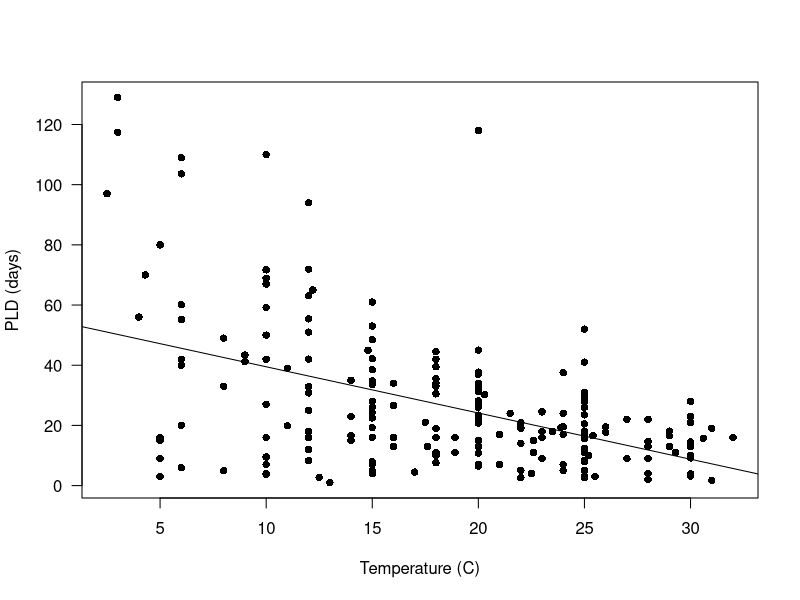
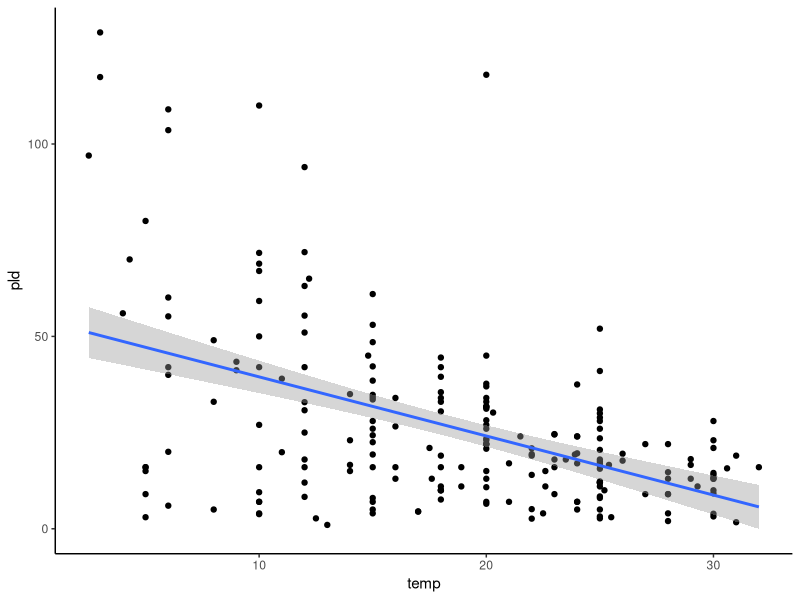
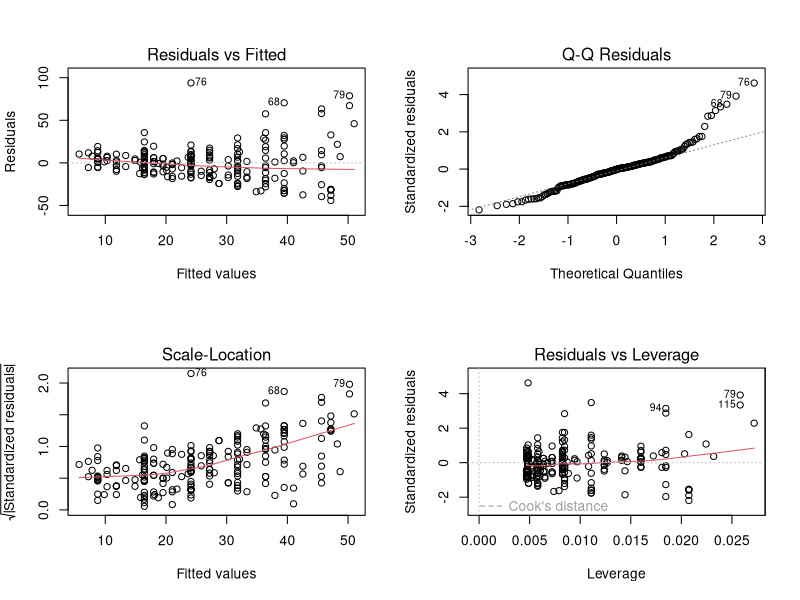
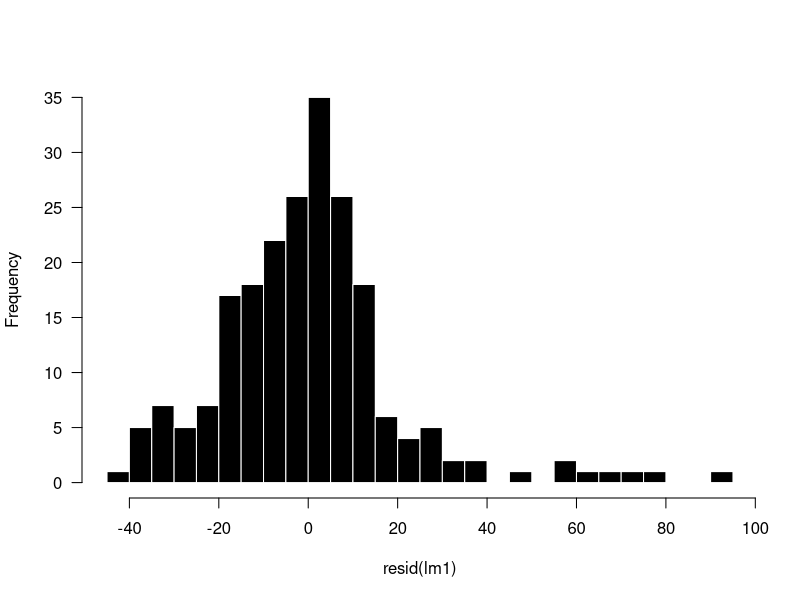
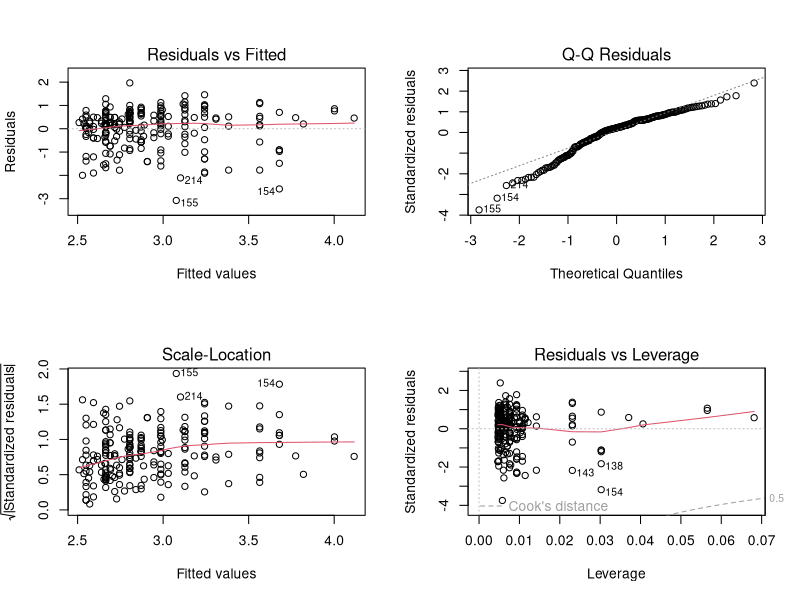
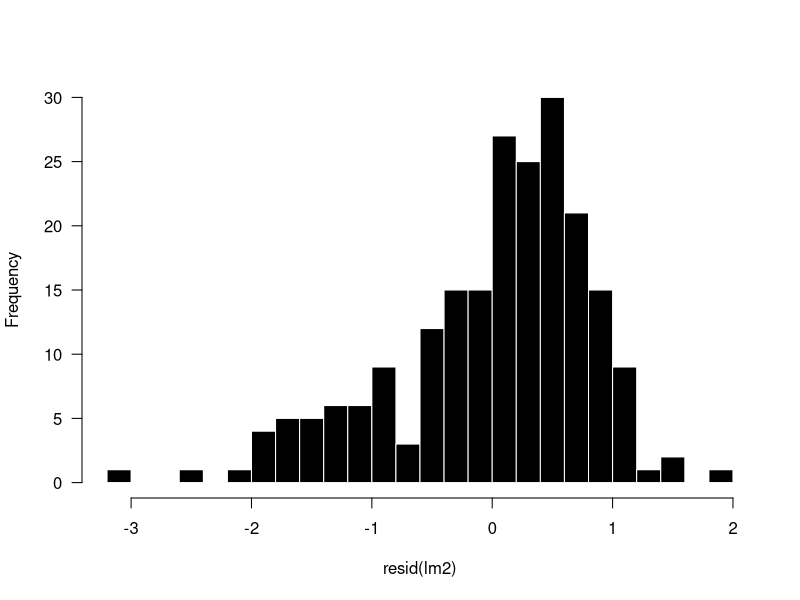
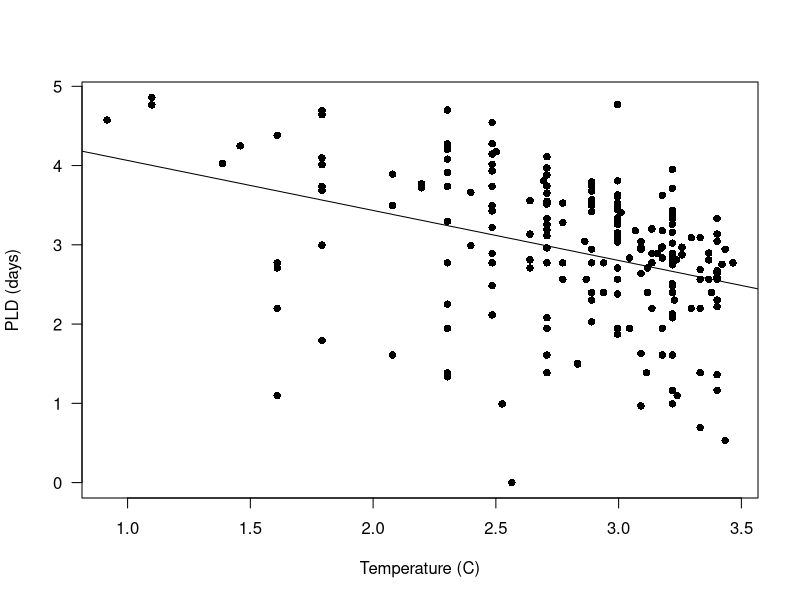
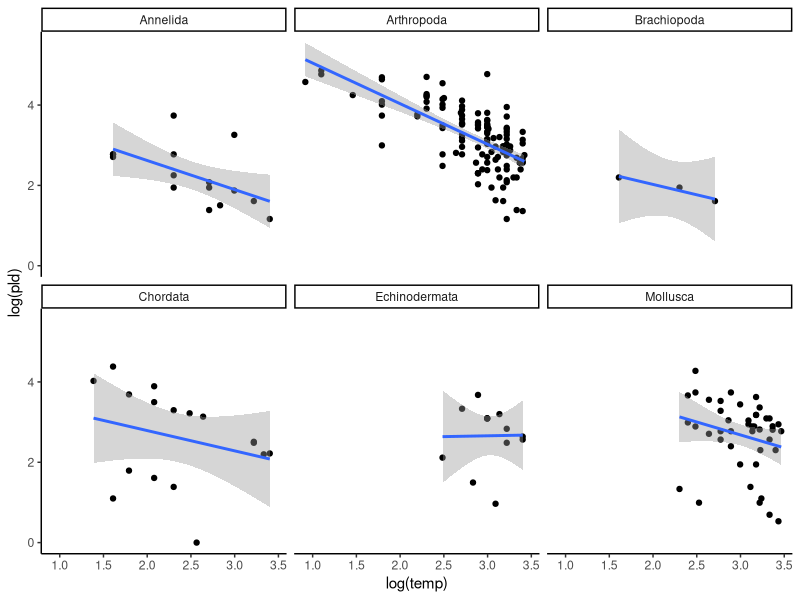

These figures' R source, in order:
# Install packages
library(arm)
library(lattice)
library(tidyverse)

# Read in data
df <- read.table('PLD.txt',na.strings='NA',header=T)

str(df)
head(df)
dim(df)
summary(df)

# Plot PLD temp relationship (can be done a lot of ways)
# Base R
plot(pld ~ temp, data=df,
     xlab='Temperature (C)', ylab='PLD (days)',
     pch = 16,las=1)
abline(lm(pld ~ temp, data=df)) 

# ggplot
ggplot(df, aes(y = pld, x= temp)) +
        geom_point() +
        theme_classic() +
        stat_smooth(method = "lm") 



# Fit linear model and check diagnostics
lm1 <- lm(pld ~ temp, data=df)
summary(lm1)

# Diagnostic plots
par(mfrow=c(2,2))
plot(lm1)

# Histogram of residuals
par(mfrow=c(1,1))
hist(resid(lm1), breaks=20, las=1, col=1, border='white', main='')

# Assumption of homoscedasticity is violated, we will work with log(temp) and log(pld)

# Log-transform the pld and temp data
lm2 <- lm(log(pld) ~ log(temp), data=df)
par(mfrow=c(2,2))
plot(lm2)

par(mfrow=c(1,1))
hist(resid(lm2),breaks=20, las=1, col=1, border='white', main='')

# Residual plots look better

# Summary of model output
summary(lm2)
plot(log(pld) ~ log(temp), data=df,
     xlab='Temperature (C)', ylab='PLD (days)',
     pch = 16,las=1)
abline(lm2)

# With phylum memberships
ggplot(df, aes(y = log(pld), x = log(temp))) +
        geom_point() +
        theme_classic() +
        stat_smooth(method = "lm") +
        facet_wrap(~phylum)


####################
# Add random effects
library(lme4)

# Make log-transformed variables
df$l.pld <- log(df$pld)
df$l.temp <- log(df$temp)

xyplot(l.pld ~ l.temp | species, df, pch=16, type = c("p", "r"),
       ylim=c(0,10),par.strip.text=list(cex=0.5))

ggplot(df, aes(y = log(pld), x = log(temp))) +
        geom_point() +
        theme_classic() +
        stat_smooth(method = "lm",fullrange = T, se = F) +
        facet_wrap(~species)

# Evidence for which parameters to be Random Effects?

# Random intercepts
mm1 <- lmer(l.pld ~ l.temp + (1 | species), data = df)
summary(mm1)
coef(mm1)$species

# ICC
vars <- as.data.frame(VarCorr(mm1))
ICC <- vars$vcov[1] / (vars$vcov[1] + vars$vcov[2])
ICC # Proportion of the total variance in Y that is accounted for by the clustering.

# Random slopes
mm2 <- lmer(l.pld ~ l.temp + ( 0 + l.temp | species), data = df)
summary(mm2)
coef(mm2)$species

# Random intercept and slope (correlated)
mm3 <- lmer(l.pld ~ l.temp + (l.temp | species), data = df)
summary(mm3)
coef(mm3)$species

# Note that random slopes and random intercepts in mixed model are not the 
# same estimates as those produced by the random effects model!!!!
